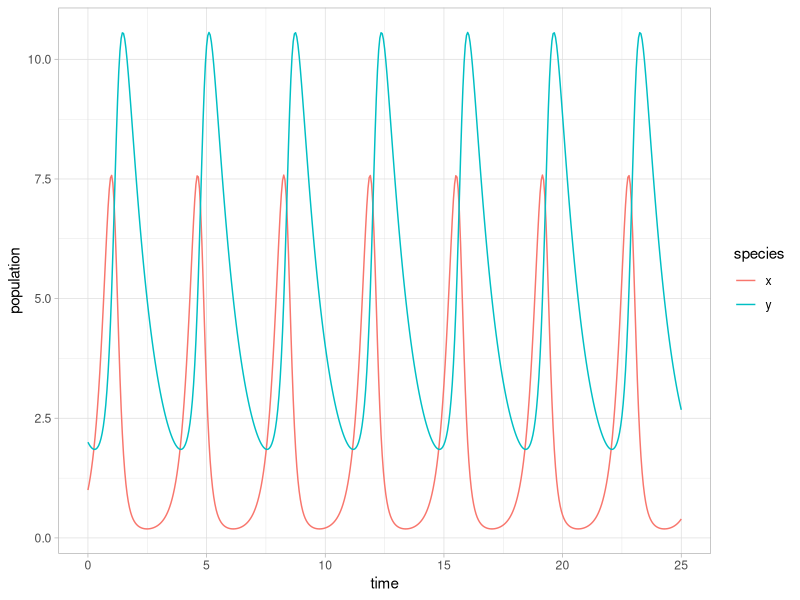

Recreate this plot in R.
## ---- chunk 1
knitr::opts_chunk$set(echo = TRUE)
library(tidyverse)
library(deSolve)
library(kableExtra)
## ---- chunk 2
# Create a sequence of times (days): 
time <- seq(0, 25, by = 0.05)

# Set some parameter values (these can change - keep it in mind):
parameters <- c(alpha = 4, beta = 0.8, delta = 0.5, gamma = 1)

# Set the initial condition (prey and predator populations at t = 0).
# Recall: x = prey, y = predator
init_cond <- c(x = 1, y = 2)

# Prepare the series of differential equations as a function: 
lk_equations <- function(time, init_cond, parameters) {
  with(as.list(c(init_cond, parameters)), {
    dxdt = alpha * x - beta * x * y
    dydt = delta * x * y - gamma * y
    return(list(c(dxdt, dydt)))
  })
}

# Find the approximate the solution using `deSolve::ode()`:
approx_lk <- ode(y = init_cond, times = time, func = lk_equations, parms = parameters)

# Check the class: 
class(approx_lk)

# We really want this to be a data frame, and we want both prey (x) and predator (y) to be in the same column -- we'll learn why in EDS 221 (tidy data)
approx_lk_df <- data.frame(approx_lk) %>% 
  pivot_longer(cols = c(x,y), names_to = "species", values_to = "population")

# Plot it! 
ggplot(data = approx_lk_df, aes(x = time, y = population)) +
  geom_line(aes(color = species)) +
  theme_light()
